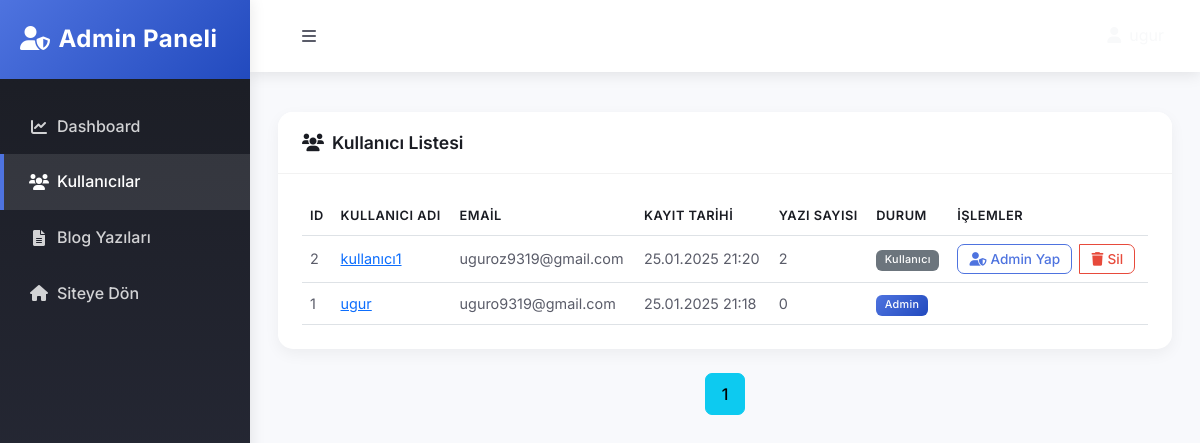
The app's page /admin/users (signed in) with its own data.
### blog/models.py (models this page shows, shortened)
class User(db.Model, UserMixin):
    id = db.Column(db.Integer, primary_key=True)
    username = db.Column(db.String(20), unique=True, nullable=False)
    email = db.Column(db.String(120), unique=True, nullable=False)
    password = db.Column(db.String(60), nullable=False)
    is_admin = db.Column(db.Boolean, default=False)
    bio = db.Column(db.Text, nullable=True)
    location = db.Column(db.String(100), nullable=True)
    website = db.Column(db.String(100), nullable=True)
    twitter = db.Column(db.String(100), nullable=True)
    instagram = db.Column(db.String(100), nullable=True)
    github = db.Column(db.String(100), nullable=True)
    join_date = db.Column(db.DateTime, nullable=False, default=datetime.utcnow)
    posts = db.relationship('Post', backref='author', lazy=True)
    likes = db.relationship('PostLike', backref='user', lazy=True)
    comments = db.relationship('Comment', backref='author', lazy=True)
    def get_total_posts(self):
        return len(self.posts)

### blog/admin.py (the view)
@admin.route("/admin/users")
@login_required
@admin_required
def user_list():
    page = request.args.get('page', 1, type=int)
    users = User.query.order_by(User.join_date.desc()).paginate(page=page, per_page=10)
    return render_template('admin/users.html', users=users)

### blog/admin.py (called while the page is built)
def admin_required(f):
    @wraps(f)
    def decorated_function(*args, **kwargs):
        if not current_user.is_authenticated or not current_user.is_admin:
            flash('Bu sayfaya erişim yetkiniz yok!', 'danger')
            return redirect(url_for('main.home'))
        return f(*args, **kwargs)
    return decorated_function

### blog/models.py (called while the page is built)
@login_manager.user_loader
def load_user(user_id):
    return User.query.get(int(user_id))

### blog/templates/admin/users.html (shortened to what this page needs)
{% extends "admin/layout.html" %}
{% block content %}
<div class="card">
    <div class="card-header">
        <h5 class="mb-0"><i class="fas fa-users me-2"></i>Kullanıcı Listesi</h5>
    </div>
    <div class="card-body">
        <div class="table-responsive">
            <table class="table table-hover">
                <thead>
                    <tr>
                        <th>ID</th>
                        <th>Kullanıcı Adı</th>
                        <th>Email</th>
                        <th>Kayıt Tarihi</th>
                        <th>Yazı Sayısı</th>
                        <th>Durum</th>
                        <th>İşlemler</th>
                    </tr>
                </thead>
                <tbody>
                    {% for user in users.items %}
                    <tr>
                        <td>{{ user.id }}</td>
                        <td>
                            <a href="{{ url_for('users.profile', username=user.username) }}" target="_blank">
                                {{ user.username }}
                            </a>
                        </td>
                        <td>{{ user.email }}</td>
                        <td>{{ user.join_date.strftime('%d.%m.%Y %H:%M') }}</td>
                        <td>{{ user.get_total_posts() }}</td>
                        <td>
                            {% if user.is_admin %}
                                <span class="badge bg-primary">Admin</span>
                            {% else %}
                                <span class="badge bg-secondary">Kullanıcı</span>
                            {% endif %}
                        </td>
                        <td>
                            {% if user != current_user %}
                            <div class="btn-group" role="group">
                                <form action="{{ url_for('admin.toggle_admin', user_id=user.id) }}" method="POST" class="d-inline">
                                    <button type="submit" class="btn btn-sm btn-outline-primary me-2">
                                        {% if user.is_admin %}
                                            <i class="fas fa-user me-1"></i>Admin'i Kaldır
                                        {% else %}
                                            <i class="fas fa-user-shield me-1"></i>Admin Yap
                                        {% endif %}
                                    </button>
                                </form>
                                <button type="button" class="btn btn-sm btn-outline-danger" data-bs-toggle="modal" data-bs-target="#deleteModal{{ user.id }}">
                                    <i class="fas fa-trash me-1"></i>Sil
                                </button>
                            </div>
                            {% endif %}
                        </td>
                    </tr>
                    {% endfor %}
                </tbody>
            </table>
        </div>
    </div>
</div>
<div class="pagination-container text-center mt-4">
    {% for page_num in users.iter_pages(left_edge=1, right_edge=1, left_current=1, right_current=2) %}
        {% if page_num %}
            {% if users.page == page_num %}
                <a class="btn btn-info mb-4" href="{{ url_for('admin.user_list', page=page_num) }}">{{ page_num }}</a>
            {% else %}
                <a class="btn btn-outline-info mb-4" href="{{ url_for('admin.user_list', page=page_num) }}">{{ page_num }}</a>
            {% endif %}
        {% else %}
            <span class="btn btn-outline-secondary mb-4 disabled">...</span>
        {% endif %}
    {% endfor %}
</div>
{% endblock content %}

### blog/static/css/main.css (style rules this page uses)
:root { --primary-color: #6366f1; --primary-hover: #4f46e5; --secondary-color: #ec4899; --text-color: #1f2937; --bg-color: #f9fafb; --card-bg: #ffffff; --border-color: #e5e7eb; --muted-text: #6b7280; --success-color: #10b981; --danger-color: #ef4444; --warning-color: #f59e0b; }
body { background: var(--bg-color); color: var(--text-color); margin-top: 5rem; font-family: 'Inter', sans-serif; line-height: 1.6; }
h1, h2, h3, h4, h5, h6 { color: #444444; }
.btn { padding: 0.8rem 1.5rem; border-radius: 0.75rem; font-weight: 600; transition: all 0.3s ease; }
.btn-outline-primary { border-color: var(--primary-color); color: var(--primary-color); }
.btn-outline-danger { border-color: var(--danger-color); color: var(--danger-color); }
.btn-info, .btn-outline-info { border-radius: 8px; transition: all 0.3s ease; }

### blog/static/css/admin.css (style rules this page uses)
:root { --primary-color: #4e73df; --secondary-color: #224abe; --success-color: #1cc88a; --info-color: #36b9cc; --warning-color: #f6c23e; --danger-color: #e74a3b; --dark-color: #1a1c23; --text-color: #5a5c69; --transition-speed: 0.3s; }
body { font-family: 'Inter', sans-serif; background-color: #f8f9fc; margin: 0; padding: 0; min-height: 100vh; }
.card { border: none; border-radius: 15px; box-shadow: 0 5px 15px rgba(0, 0, 0, 0.05); transition: all var(--transition-speed); margin-bottom: 1.5rem; }
.card-header { background: white; border-bottom: 1px solid rgba(0, 0, 0, 0.05); padding: 1.25rem 1.5rem; border-radius: 15px 15px 0 0 !important; }
.card-header h5 { margin: 0; color: var(--dark-color); font-weight: 600; font-size: 1.1rem; }
.card-body { padding: 1.5rem; }
.bg-primary { background: linear-gradient(135deg, var(--primary-color), var(--secondary-color)) !important; }
.table { margin-bottom: 0; }
.table th { border-top: none; font-weight: 600; color: var(--dark-color); text-transform: uppercase; font-size: 0.8rem; letter-spacing: 0.5px; }
.table td { vertical-align: middle; color: var(--text-color); font-size: 0.9rem; }
.badge { padding: 0.5em 0.8em; font-weight: 500; letter-spacing: 0.3px; }
.btn { font-weight: 500; padding: 0.5rem 1rem; border-radius: 7px; transition: all var(--transition-speed); }
.btn-sm { padding: 0.25rem 0.7rem; font-size: 0.85rem; }
.btn-group .btn { border-radius: 7px; }
.btn-outline-primary { color: var(--primary-color); border-color: var(--primary-color); }
.btn-outline-danger { color: var(--danger-color); border-color: var(--danger-color); }
.pagination-container { margin-top: 2rem; }
.pagination-container .btn { margin: 0 0.2rem; min-width: 40px; }

### records on screen
User: id "2", username "kullanıcı1", email "uguroz9319@gmail.com", join_date "25.01.2025 21:20", get_total_posts "2", is_admin "Kullanıcı"
User: id "1", username "ugur", email "uguro9319@gmail.com", join_date "25.01.2025 21:18", get_total_posts "0", is_admin "Admin"

### other values on screen
{{ page_num }} "1"
